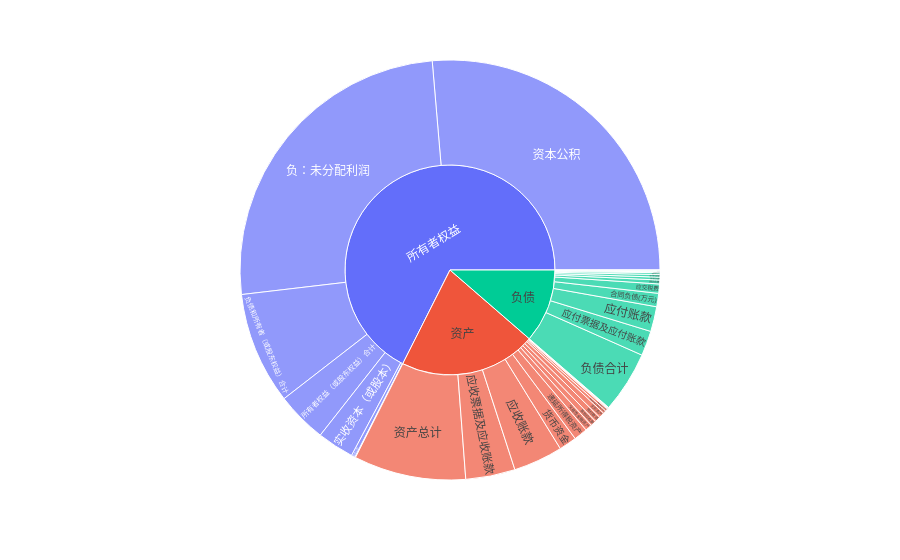

Notebook code cell kept with this figure:
### Code cell
import plotly.express as px
# import numpy as np
# df = px.data.gapminder().query("year == 2007")
fig = px.sunburst(zcfz, path=['L2Name','cnName'], values="vol"
# fig = px.pie(ssss, values=0,names='L2Name'
                #   color='lifeExp', hover_data=['iso_alpha'],
                #   color_continuous_scale='RdBu',
                #   color_continuous_midpoint=np.average(df['lifeExp'], weights=df['pop']))
)
config = {'scrollZoom': True}
fig.show(config=config)

### Figure 1 — Plotly figure (JSON) as saved in the notebook; plotly's stock layout.template omitted (floating-point values rounded to 4 significant figures)
{"data": [{"branchvalues": "total", "domain": {"x": [0, 1], "y": [0, 1]}, "hovertemplate": "labels=%{label}<br>vol=%{value}<br>parent=%{parent}<br>id=%{id}<extra></extra>", "ids": ["负债/一年内到期的非流动负债", "资产/交易性金融资产", "资产/使用权资产(万元)", "负债/其他应付款", "资产/其他应收款", "资产/其他权益工具投资(万元)", "负债/其他流动负债", "资产/其他流动资产", "负债/合同负债(万元)", "资产/固定资产", "资产/存货", "所有者权益/实收资本（或股本）", "负债/应交税费", "负债/应付票据及应付账款", "负债/应付职工薪酬", "负债/应付账款", "资产/应收票据", "资产/应收票据及应收账款", "资产/应收账款", "资产/开发支出", "所有者权益/所有者权益（或股东权益）合计", "资产/投资性房地产", "资产/无形资产", "所有者权益/盈余公积", "负债/租赁负债(万元)", "负债/负债合计", "所有者权益/负债和所有者（或股东权益）合计", "所有者权益/负：少数股东权益", "所有者权益/负：未分配利润", "资产/货币资金", "资产/资产总计", "所有者权益/资本公积", "负债/递延所得税负债", "资产/递延所得税资产", "负债/递延收益", "负债/长期应付款", "资产/长期股权投资", "资产/预付款项", "负债/预计负债", "所有者权益", "负债", "资产"], "labels": ["一年内到期的非流动负债", "交易性金融资产", "使用权资产(万元)", "其他应付款", "其他应收款", "其他权益工具投资(万元)", "其他流动负债", "其他流动资产", "合同负债(万元)", "固定资产", "存货", "实收资本（或股本）", "应交税费", "应付票据及应付账款", "应付职工薪酬", "应付账款", "应收票据", "应收票据及应收账款", "应收账款", "开发支出", "所有者权益（或股东权益）合计", "投资性房地产", "无形资产", "盈余公积", "租赁负债(万元)", "负债合计", "负债和所有者（或股东权益）合计", "负：少数股东权益", "负：未分配利润", "货币资金", "资产总计", "资本公积", "递延所得税负债", "递延所得税资产", "递延收益", "长期应付款", "长期股权投资", "预付款项", "预计负债", "所有者权益", "负债", "资产"], "name": "", "parents": ["负债", "资产", "资产", "负债", "资产", "资产", "负债", "资产", "负债", "资产", "资产", "所有者权益", "负债", "负债", "负债", "负债", "资产", "资产", "资产", "资产", "所有者权益", "资产", "资产", "所有者权益", "负债", "负债", "所有者权益", "所有者权益", "所有者权益", "资产", "资产", "所有者权益", "负债", "资产", "负债", "负债", "资产", "资产", "负债", "", "", ""], "type": "sunburst", "values": [3420000.0, 25000000, 8272400, 10183381, 20599236, 10845000, 2508730, 1427645, 48101000, 1620000.0, 1281000.0, 132380280, 33343972, 89717112, 9214676, 89717112, 40000, 177955664, 177915664, 2891000.0, 182630896, 339500.0, 20043816, 13414212, 6666500, 220910480, 403541376, 2191000.0, 1193164416, 63607240, 403541376, 1232191488, 2472000.0, 49160028, 471500.0, 800000, 1, 20498792, 14012438, 3160000000.0, 531500000.0, 985000000.0]}], "layout": {"legend": {"tracegroupgap": 0}, "margin": {"t": 60}}}
